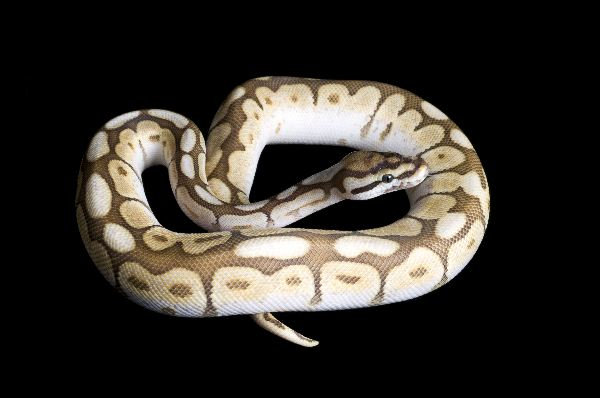
#> input picture PYTHON.jpg, 600 x 398 px
$ python cv2_tutorial.py
#> lines starting #> are read from the running program, lines starting #| are printed output that depends on the picture; after the words box and inside, x2 and y2 are one past the last pixel; in counts of white or black regions, pixels touching at a corner belong together
import cv2
import matplotlib.pyplot as plt
import numpy as np

img = cv2.imread('dp.jpg',cv2.IMREAD_GRAYSCALE)

# [207 lines of commented-out code are left out]
img3 = cv2.imread('PYTHON.jpg')
#> img3 is the input picture: shape (398, 600, 3); mean B, G, R 42.7, 48.3, 52.5
# [93 lines of commented-out code are left out]
weed1= cv2.imread('weed1.png',cv2.IMREAD_COLOR)
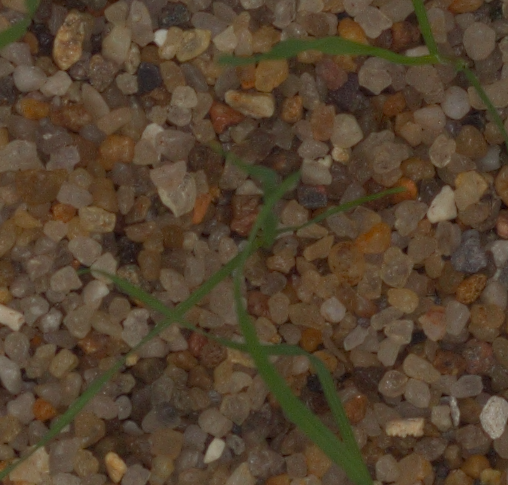
#> input picture weed1.png, 508 x 485 px
#> weed1 is the input picture: shape (485, 508, 3); mean B, G, R 47.6, 67.5, 85
weed_hsv = cv2.cvtColor(weed1,cv2.COLOR_BGR2HSV)
#> weed_hsv: shape (485, 508, 3); mean H, S, V 16.2, 115.4, 85.5
sensitivity = 30
a =np.array([60 - sensitivity, 100, 50])  #lower_Range
b=np.array([60 + sensitivity, 255, 255]) # upper_Range
# [4 lines of commented-out code are left out]
mask = cv2.inRange(weed_hsv,a,b)
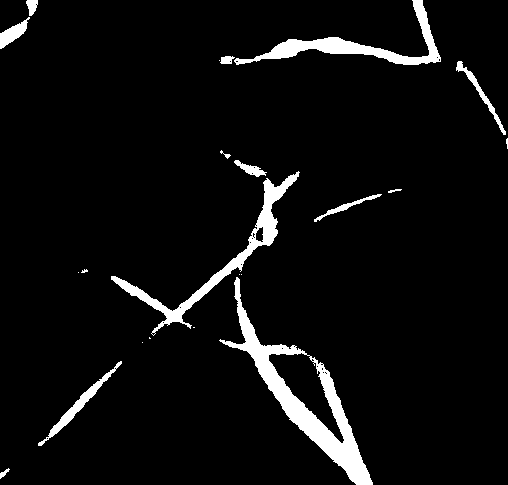
#> mask: shape (485, 508); 5.3% white; 22 white regions (9 under 20 px), largest, box (x1, y1, x2, y2) and area: (219, 277, 373, 485) 5349, (111, 171, 300, 336) 2853, (234, 0, 441, 65) 2578

res_w = cv2.bitwise_and(weed1,weed1,mask= mask)
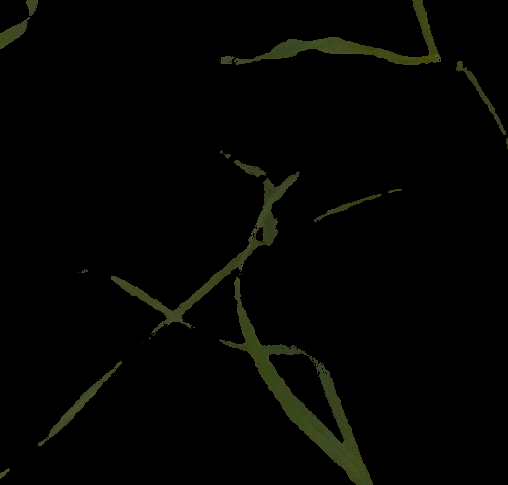
#> res_w: shape (485, 508, 3); mean B, G, R 1.7, 3.8, 3.3

cv2.imshow('fig',res_w)
cv2.imshow('figure',mask)
cv2.imshow('original',weed1)

cv2.waitKey(0)
cv2.destroyAllWindows()
